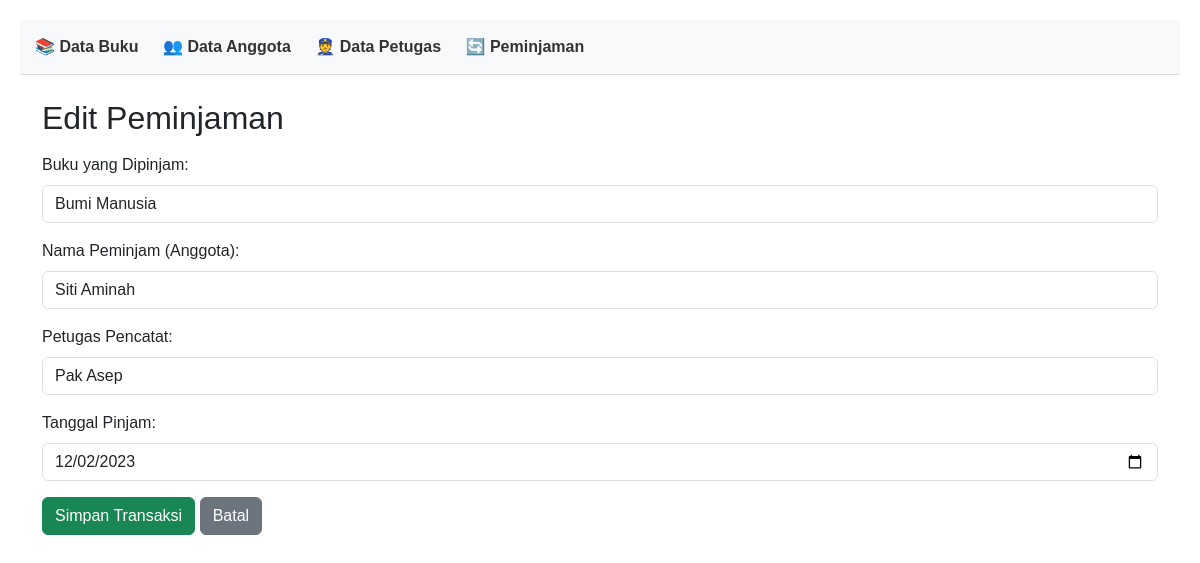
The app's page /index.php?entity=peminjaman&action=edit&id=2 with its own data.
### tables this page shows
CREATE TABLE `peminjaman` (
  `id` int(11) NOT NULL,
  `id_buku` int(11) NOT NULL,
  `id_anggota` int(11) NOT NULL,
  `id_petugas` int(11) NOT NULL,
  `tanggal_pinjam` date NOT NULL
);

CREATE TABLE `buku` (
  `id` int(11) NOT NULL,
  `judul_buku` varchar(255) NOT NULL,
  `penulis` varchar(100) NOT NULL,
  `penerbit` varchar(100) NOT NULL,
  `tahun_terbit` int(4) NOT NULL
);

CREATE TABLE `anggota` (
  `id` int(11) NOT NULL,
  `nama_anggota` varchar(100) NOT NULL,
  `nomor_telepon` varchar(15) NOT NULL,
  `alamat` text NOT NULL
);

CREATE TABLE `petugas` (
  `id` int(11) NOT NULL,
  `nama_petugas` varchar(100) NOT NULL,
  `jabatan` varchar(50) NOT NULL
);

### models/Peminjaman.php (called while the page is built, shortened)
<?php
require_once 'config/Database.php';
class Peminjaman
{
    private $conn;
    private $table = 'peminjaman';
    public function __construct()
    {
        $database = new Database();
        $this->conn = $database->getConnection();
    }
    public function getById($id)
    {
        $query = "SELECT * FROM " . $this->table . " WHERE id = :id";
        $stmt = $this->conn->prepare($query);
        $stmt->bindParam(':id', $id);
        $stmt->execute();
        return $stmt->fetch(PDO::FETCH_ASSOC);
    }
}

### config/Database.php (called while the page is built, shortened)
<?php
class Database
{
    private $host = "localhost";
    private $database = "perpustakaan";
    private $username = "root";
    private $password = "";
    public function getConnection()
    {
        $this->conn = null;
        try {
            $this->conn = new PDO("mysql:host=" . $this->host . ";dbname=" . $this->database, $this->username, $this->password);
            $this->conn->setAttribute(PDO::ATTR_ERRMODE, PDO::ERRMODE_EXCEPTION);
        } catch (PDOException $exception) {
            echo "Connection error: " . $exception->getMessage();
        }
        return $this->conn;
    }
}

### models/Buku.php (called while the page is built, shortened)
<?php
require_once 'config/Database.php';
class Buku
{
    private $conn;
    private $table = 'buku';
    public function __construct()
    {
        $database = new Database();
        $this->conn = $database->getConnection();
    }
    public function getAll()
    {
        $query = "SELECT * FROM " . $this->table;
        $stmt = $this->conn->prepare($query);
        $stmt->execute();
        return $stmt->fetchAll(PDO::FETCH_ASSOC);
    }
}

### models/Anggota.php (called while the page is built, shortened)
<?php
require_once 'config/Database.php';
class Anggota
{
    private $conn;
    private $table = 'anggota';
    public function __construct()
    {
        $database = new Database();
        $this->conn = $database->getConnection();
    }
    public function getAll()
    {
        $query = "SELECT * FROM " . $this->table;
        $stmt = $this->conn->prepare($query);
        $stmt->execute();
        return $stmt->fetchAll(PDO::FETCH_ASSOC);
    }
}

### models/Petugas.php (called while the page is built, shortened)
<?php
require_once 'config/Database.php';
class Petugas
{
    private $conn;
    private $table = 'petugas';
    public function __construct()
    {
        $database = new Database();
        $this->conn = $database->getConnection();
    }
    public function getAll()
    {
        $query = "SELECT * FROM " . $this->table;
        $stmt = $this->conn->prepare($query);
        $stmt->execute();
        return $stmt->fetchAll(PDO::FETCH_ASSOC);
    }
}

### viewmodels/PeminjamanViewModel.php (called while the page is built, shortened)
<?php
require_once 'models/Peminjaman.php';
require_once 'models/Buku.php';
require_once 'models/Anggota.php';
require_once 'models/Petugas.php';
class PeminjamanViewModel
{
    private $peminjamanModel;
    private $bukuModel;
    private $anggotaModel;
    private $petugasModel;
    public function __construct()
    {
        $this->peminjamanModel = new Peminjaman();
        $this->bukuModel = new Buku();
        $this->anggotaModel = new Anggota();
        $this->petugasModel = new Petugas();
    }
    public function getPeminjamanById($id)
    {
        return $this->peminjamanModel->getById($id);
    }
    public function getBukuList()
    {
        return $this->bukuModel->getAll();
    }
    public function getAnggotaList()
    {
        return $this->anggotaModel->getAll();
    }
    public function getPetugasList()
    {
        return $this->petugasModel->getAll();
    }
}

### views/peminjaman_form.php (the view, shortened to what this page needs)
<?php
require_once 'views/template/header.php';
?>
<div class="container">
    <h2 class="mt-4 mb-3"><?php echo isset($peminjaman) ? 'Edit Peminjaman' : 'Catat Peminjaman Baru'; ?></h2>
    <form action="index.php?entity=peminjaman&action=<?php echo isset($peminjaman) ? 'update&id=' . $peminjaman['id'] : 'save'; ?>" method="POST">
        <div class="mb-3">
            <label class="form-label">Buku yang Dipinjam:</label>
            <select name="id_buku" class="form-control" required>
                <?php foreach ($bukuList as $buku): ?>
                    <option value="<?php echo $buku['id']; ?>"
                        <?php echo (isset($peminjaman) && $peminjaman['id_buku'] == $buku['id']) ? 'selected' : ''; ?>>
                        <?php echo htmlspecialchars($buku['judul_buku']); ?>
                    </option>
                <?php endforeach; ?>
            </select>
        </div>
        <div class="mb-3">
            <label class="form-label">Nama Peminjam (Anggota):</label>
            <select name="id_anggota" class="form-control" required>
                <?php foreach ($anggotaList as $anggota): ?>
                    <option value="<?php echo $anggota['id']; ?>"
                        <?php echo (isset($peminjaman) && $peminjaman['id_anggota'] == $anggota['id']) ? 'selected' : ''; ?>>
                        <?php echo htmlspecialchars($anggota['nama_anggota']); ?>
                    </option>
                <?php endforeach; ?>
            </select>
        </div>
        <div class="mb-3">
            <label class="form-label">Petugas Pencatat:</label>
            <select name="id_petugas" class="form-control" required>
                <?php foreach ($petugasList as $petugas): ?>
                    <option value="<?php echo $petugas['id']; ?>"
                        <?php echo (isset($peminjaman) && $peminjaman['id_petugas'] == $petugas['id']) ? 'selected' : ''; ?>>
                        <?php echo htmlspecialchars($petugas['nama_petugas']); ?>
                    </option>
                <?php endforeach; ?>
            </select>
        </div>
        <div class="mb-3">
            <label class="form-label">Tanggal Pinjam:</label>
            <input type="date" name="tanggal_pinjam"
                   value="<?php echo isset($peminjaman) ? $peminjaman['tanggal_pinjam'] : date('Y-m-d'); ?>"
                   class="form-control" required>
        </div>
        <button type="submit" class="btn btn-success">Simpan Transaksi</button>
        <a href="index.php?entity=peminjaman" class="btn btn-secondary">Batal</a>
    </form>
</div>
<?php
require_once 'views/template/footer.php';
?>

### views/template/header.php (style rules this page uses)
body { padding: 20px; font-family: sans-serif; }

### records on screen
peminjaman: id_buku "Bumi Manusia", id_anggota "Siti Aminah", id_petugas "Pak Asep", tanggal_pinjam "12/02/2023"
